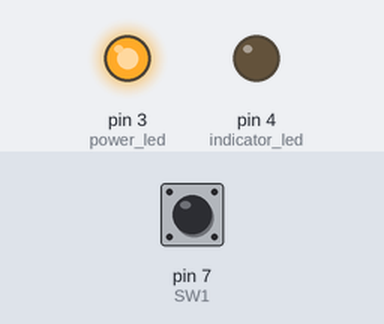
Bench run of a sketch on a simulated Arduino Uno, built with avr-gcc and run on an emulated ATmega328P. On the bench: output pins drawn as LEDs (lit = HIGH). The inputs (shaded band) are chosen by the test bench; at power-on: pin 7 (SW1) HIGH. No radio packets arrive unless stated; what the sketch prints to the serial monitor is not drawn.

Above: at 1.2 s.
1.3 s: pin 7 (SW1) pulled LOW for 0.15 s
At 2.7 s:
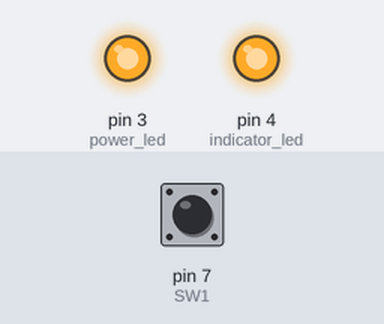
3.5 s: pin 7 (SW1) pulled LOW for 1 s
At 3.8 s:
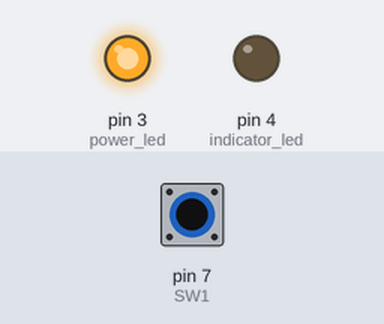
6.0 s: pin 7 (SW1) pulled LOW for 3.2 s
At 7.0 s:
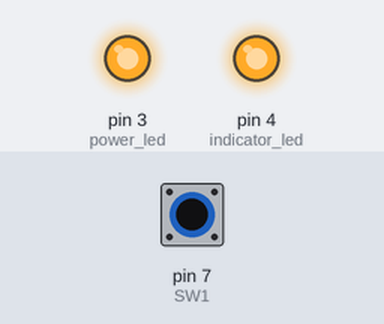
Timing chart, 0 to 11.0 s (numbered marks = the images above; inputs shaded):
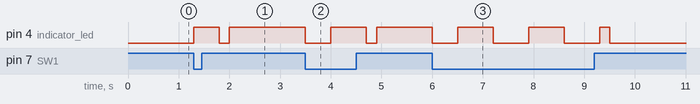

The sketch:

transmitter.ino
```cpp
#include  <SPI.h>
#include "nRF24L01.h"
#include "RF24.h"

int msg[1];
RF24 radio(9, 10);
const uint64_t pipe = 0xE8E8F0F0E1LL;
int SW1 = 7;
int flag_click = 0;
int power_led = 3;
int indicator_led = 4;


void setup(void) {
  Serial.begin(9600);
  radio.begin();
  radio.openWritingPipe(pipe);
  pinMode(power_led, OUTPUT);
  digitalWrite(power_led, HIGH);
  pinMode(indicator_led, OUTPUT);

  digitalWrite(SW1, HIGH);
}

void loop(void) {
  bool rslt = false;
  int try_count = 0;

  if (digitalRead(SW1) == LOW) {
    if (flag_click == 0) {
      flag_click = 1;
    }
    else if (flag_click == 1) {
      flag_click = 0;

    }

    if (flag_click == 1) {
      msg[0] = 111;
      while (!rslt) {
        Serial.print("try on\n");
        digitalWrite(indicator_led, HIGH);
        rslt = radio.write(msg, 1) || radio.write(msg, 1) || radio.write(msg, 1);
        delay(500);
        digitalWrite(indicator_led, LOW);
        delay(100);
        try_count++;
        Serial.print(try_count);
        if (try_count > 5) {
          break;
        }
      }
      delay(100);
      if (rslt) {
        digitalWrite(indicator_led, HIGH);
        digitalWrite(power_led, HIGH);
      } else {
        digitalWrite(power_led, LOW);
      }
    } else {
      msg[0] = 000;
      while (!rslt) {
        Serial.print("try off\n");
        digitalWrite(indicator_led, LOW);
        rslt = radio.write(msg, 1) || radio.write(msg, 1) || radio.write(msg, 1);
        delay(500);
        digitalWrite(indicator_led, HIGH);
        delay(100);
        try_count++;
        if (try_count > 5) {
          break;
        }
      }
      delay(100);
      if (rslt) {
        digitalWrite(indicator_led, LOW);
        digitalWrite(power_led, HIGH);
      } else {
        digitalWrite(power_led, LOW);
      }
    }
  }
}
```

Measured:
- after the input at 1.3 s, pin 4 (indicator_led): LOW → HIGH at once, → LOW 0.50 s later, → HIGH 0.20 s later
- after the input at 3.5 s, pin 4 (indicator_led): HIGH → LOW at once, → HIGH 0.50 s later, → LOW 0.70 s later, → HIGH 0.20 s later
- after the input at 6.0 s, pin 4 (indicator_led): HIGH → LOW at once, then repeats every 1.4 s: HIGH 0.70 s, LOW 0.70 s
